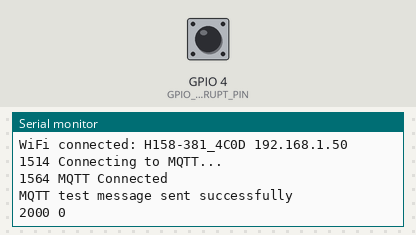
A sketch run on a simulated ESP8266 (NodeMCU). Shown: the last lines printed to the serial monitor. The inputs (shaded band) are chosen by the test bench; at power-on: GPIO 4 (GPIO_INTERRUPT_PIN) HIGH. WiFi joins after 1.5 s; servers stay silent unless stated; no MQTT or app messages arrive unless stated.

Above: at 2.7 s.
2.8 s: GPIO 4 (GPIO_INTERRUPT_PIN) pulled LOW for 0.15 s
At 3.8 s:
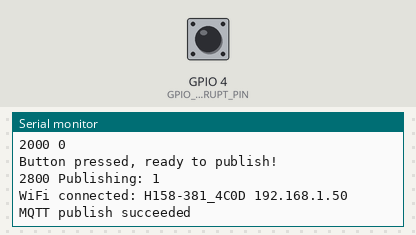
4.4 s: GPIO 4 (GPIO_INTERRUPT_PIN) pulled LOW for 1 s
At 5.2 s:
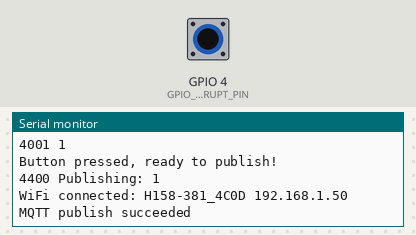
6.9 s: GPIO 4 (GPIO_INTERRUPT_PIN) pulled LOW for 0.15 s
At 9.1 s:
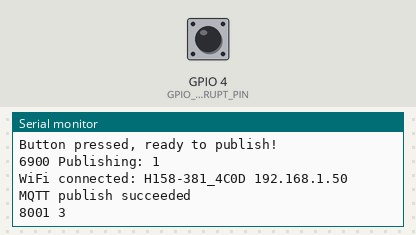
Timing chart, 0 to 10.6 s (numbered marks = the images above; inputs shaded):
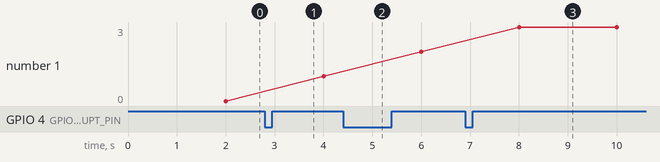

The sketch:

esp8266_count_mqtt.ino
```cpp
#include <ESP8266WiFi.h>
#include <PubSubClient.h>

// Configuration
#define WIFI_SSID       "H158-381_4C0D"
#define WIFI_PASSWORD    "NbgN9BR7YB7"
#define MQTT_SERVER      "192.168.8.32"
#define MQTT_SERVERPORT  1883
#define MQTT_USERNAME    ""
#define MQTT_KEY         ""
#define MQTT_TOPIC       "wildlife/trigger"

// WiFi
#include <ESP8266WiFiMulti.h>
ESP8266WiFiMulti WiFiMulti;
const uint32_t conn_tout_ms = 5000;

// Counter
#define GPIO_INTERRUPT_PIN 4
#define DEBOUNCE_TIME 100
volatile unsigned long count_prev_time;
volatile unsigned long count;

// MQTT
#include "Adafruit_MQTT.h"
#include "Adafruit_MQTT_Client.h"
WiFiClient wifi_client;
Adafruit_MQTT_Client mqtt(&wifi_client, MQTT_SERVER, MQTT_SERVERPORT, MQTT_USERNAME, MQTT_KEY);
Adafruit_MQTT_Publish count_mqtt_publish = Adafruit_MQTT_Publish(&mqtt, MQTT_USERNAME MQTT_TOPIC);

// Debug
#define DEBUG_INTERVAL 2000
unsigned long prev_debug_time;

volatile bool publish_flag = false; // Flag to indicate publishing

ICACHE_RAM_ATTR void count_isr() {
    if (count_prev_time + DEBOUNCE_TIME < millis() || count_prev_time > millis()) {
        count_prev_time = millis();
        count++;
        publish_flag = true;
        Serial.println("Button pressed, ready to publish!");
    }
}


void debug(const char *s)
{
  Serial.print (millis());
  Serial.print (" ");
  Serial.println(s);
}

void mqtt_connect()
{
  int8_t ret;
  int retry_count = 0;
  const int max_retries = 3; // Limit retries to avoid WDT reset

  while (!mqtt.connected() && retry_count < max_retries) {
    debug("Connecting to MQTT... ");
    ret = mqtt.connect();
    if (ret == 0) {
      debug("MQTT Connected");
      return;
    } else {
      Serial.println(mqtt.connectErrorString(ret));
      debug("Retrying MQTT connection in 5 seconds...");
      mqtt.disconnect();
      delay(5000);  // wait 5 seconds
      retry_count++;
    }
  }

  if (retry_count == max_retries) {
    debug("Failed to connect to MQTT, skipping this cycle.");
  }
}

void print_wifi_status() {
  Serial.print("WiFi connected: ");
  Serial.print(WiFi.SSID());
  Serial.print(" ");
  Serial.print(WiFi.localIP());
  Serial.println();
}


void setup()
{
  // Count setup
  count_prev_time = millis();
  count = 0;
  pinMode(GPIO_INTERRUPT_PIN, INPUT_PULLUP);
  attachInterrupt(digitalPinToInterrupt(GPIO_INTERRUPT_PIN), count_isr, FALLING);

  // Serial setup
  Serial.begin(115200);
  delay(10);
  debug("Boot");

  // WiFi setup
  WiFi.persistent(false);
  WiFi.mode(WIFI_STA);
  WiFiMulti.addAP(WIFI_SSID, WIFI_PASSWORD);
  if(WiFiMulti.run(conn_tout_ms) == WL_CONNECTED)
  {
    print_wifi_status();
  }
  else
  {
    debug("Unable to connect");
  }
  // Test MQTT publish directly

  mqtt_connect();
  if (!count_mqtt_publish.publish("Test message from ESP8266")) {
    Serial.println("MQTT test message failed");
  } else {
    Serial.println("MQTT test message sent successfully");
  }
}

void publish_data() {
    if (publish_flag) {
        const char* payload = "1";  // Indicate an external trigger event

        Serial.print(millis());
        Serial.print(" Publishing: ");
        Serial.println(payload);

        if(WiFiMulti.run(conn_tout_ms) == WL_CONNECTED) {
            print_wifi_status();

            mqtt_connect();
            if (!count_mqtt_publish.publish(payload)) {
                Serial.println("MQTT publish failed");
            } else {
                Serial.println("MQTT publish succeeded");
            }
        }
        publish_flag = false; // Reset the flag
    }
}


void loop()
{
  // Check if we need to publish data
  publish_data();

  // Debug information to monitor the system status
  if (millis() - prev_debug_time >= DEBUG_INTERVAL)
  {
    prev_debug_time = millis();
    Serial.print(millis());
    Serial.print(" ");
    Serial.println(count);
  }
}
```

Measured:
- after the input at 2.8 s, the serial monitor: prints a new line at once (image 1)
- after the input at 4.4 s, the serial monitor: prints a new line at once (image 2)
- after the input at 6.9 s, the serial monitor: prints a new line at once (image 3)
- plotted number 1: 0 → 1 after the input at 2.8 s, 1 → 2 after the input at 4.4 s, 2 → 3 after the input at 6.9 s
